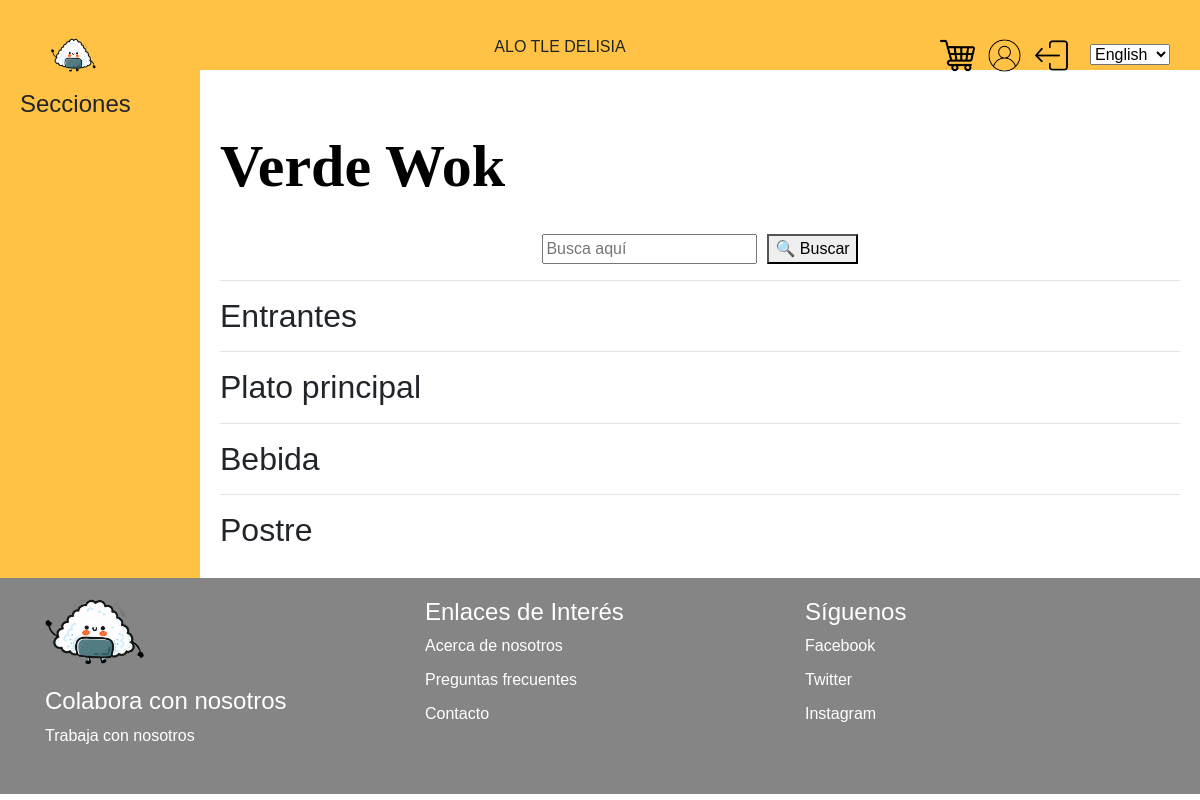
Before: /VerdeWok with the older database file.
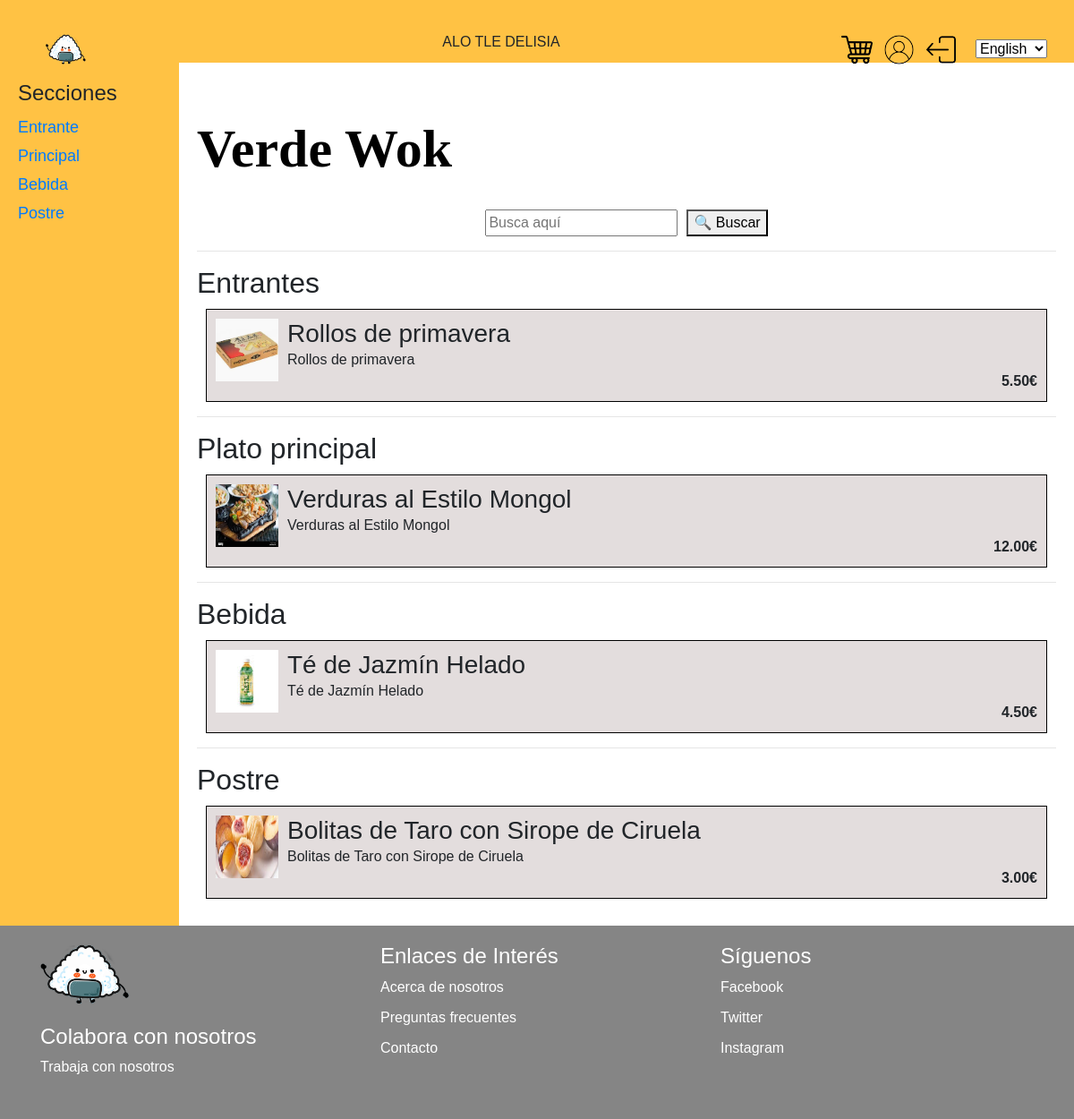
After: the same page with the newer database file.
### myapp/models.py (models this page shows)
class TipoProducto(models.Model):
    idTipoProducto = models.AutoField(primary_key=True)
    nombre = models.CharField(max_length=255)
    descripcion=models.TextField()
    idRestaurante = models.ForeignKey(Restaurante, on_delete=models.CASCADE)

class Producto(models.Model):
    idProducto = models.AutoField(primary_key=True)
    nombre = models.CharField(max_length=255)
    descripcionProducto = models.TextField()
    precio = models.DecimalField(max_digits=10, decimal_places=2)
    idTipoProducto = models.ForeignKey(TipoProducto, on_delete=models.CASCADE)
    idRestaurante = models.ForeignKey('Restaurante', on_delete=models.CASCADE)

### myapp/views.py (the view)
# urls.py: path('VerdeWok', verdeWok, name ='VerdeWok'),
def verdeWok (request):
    productosTipo1 = Producto.objects.filter(idRestaurante=3, idTipoProducto=37)
    productosTipo3 = Producto.objects.filter(idRestaurante=3, idTipoProducto=39)
    productosTipo4 = Producto.objects.filter(idRestaurante=3, idTipoProducto=40)
    productosTipo5 = Producto.objects.filter(idRestaurante=3, idTipoProducto=41)
    categorias=TipoProducto.objects.filter(idRestaurante=3)
    context = {
        'productosTipo1': productosTipo1,
        'productosTipo3': productosTipo3,
        'productosTipo4': productosTipo4,
        'productosTipo5': productosTipo5,
        'categorias': categorias
    }
    return render(request, 'myapp/verdeWok.html', context)

### myapp/templates/myapp/verdeWok.html
{% extends 'base.html' %}
{% block content %}
    {% load static %}
    <link rel="stylesheet" href="{% static 'css/stylePrincipal.css' %}">
    <link rel="stylesheet" href="{% static 'css/sushiDonosti.css' %}">
    <div class="wrapper">
        <aside class="lado">
            <h2>Secciones</h2>
            <ul>
                {% for categoria in categorias %}
                <li><a href=#{{categoria.nombre}}>{{categoria.nombre}}</a></li>
                {%endfor%}
            </ul>
        </aside>
        <div class="main">
            <div class="primerBloque">
                <h1>Verde Wok</h1>
                <br>
                <div class="buscador">
                    <input type="text" class="buscar" placeholder="Busca aquí">
                    <button class="search-button">&#128269; Buscar</button>
                </div>
            </div>
            <hr>
            <div class="productos">
                <div id="Entrante">
                <h2>Entrantes</h2>
                {% for producto in productosTipo1 %}
                    <div class="sushiBox">
                        <img src="{% static 'imagenes/' %}{{ producto.nombre|lower }}.png" alt="{{ producto.nombre }}" style="width: 70px; height: 70px;">
                        <div class="contenido-producto">
                            <h3>{{ producto.nombre }}</h3>
                            <p>{{ producto.descripcionProducto }}</p>
                            <p class="precio"><strong>{{ producto.precio }}€</strong></p>
                        </div>
                    </div>
                {% endfor %}
                </div>
                <hr>
                <div id="Principal">
                <h2>Plato principal</h2>
                {% for producto in productosTipo3 %}
                    <div class="sushiBox">
                        <img src="{% static 'imagenes/' %}{{ producto.nombre|lower }}.png" alt="{{ producto.nombre }}" style="width: 70px; height: 70px;">
                        <div class="contenido-producto">
                            <h3>{{ producto.nombre }}</h3>
                            <p>{{ producto.descripcionProducto }}</p>
                            <p class="precio"><strong>{{ producto.precio }}€</strong></p>
                        </div>
                    </div>
                {% endfor %}
                </div>
                <hr>
                <div id="Bebida">
                <h2>Bebida</h2>
                {% for producto in productosTipo4 %}
                    <div class="sushiBox">
                        <img src="{% static 'imagenes/' %}{{ producto.nombre|lower }}.png" alt="{{ producto.nombre }}" style="width: 70px; height: 70px;">
                        <div class="contenido-producto">
                            <h3>{{ producto.nombre }}</h3>
                            <p>{{ producto.descripcionProducto }}</p>
                            <p class="precio"><strong>{{ producto.precio }}€</strong></p>
                        </div>
                    </div>
                {% endfor %}
                </div>
                <hr>
                <div id="Postre">
                    <h2>Postre</h2>
                    {% for producto in productosTipo5 %}
                        <div class="sushiBox">
                            <img src="{% static 'imagenes/' %}{{ producto.nombre|lower }}.png" alt="{{ producto.nombre }}" style="width: 70px; height: 70px;">
                            <div class="contenido-producto">
                                <h3>{{ producto.nombre }}</h3>
                                <p>{{ producto.descripcionProducto }}</p>
                                <p class="precio"><strong>{{ producto.precio }}€</strong></p>
                            </div>
                        </div>
                    {% endfor %}
                    </div>
            </div>
        </div>
    </div>
{% endblock %}

Changed rows visible on the page:
now on this page (row edited): TipoProducto: nombre "Entrante"
now on this page (row edited): TipoProducto: nombre "Principal"
now on this page (row edited): TipoProducto: nombre "Bebida"
now on this page (row edited): TipoProducto: nombre "Postre"
now on this page (row edited): Producto: nombre "Rollos de primavera", descripcionProducto "Rollos de primavera", precio "5.50", shown under "Entrantes"
now on this page (row edited): Producto: nombre "Verduras al Estilo Mongol", descripcionProducto "Verduras al Estilo Mongol", precio "12.00", shown under "Plato principal"
now on this page (row edited): Producto: nombre "Té de Jazmín Helado", descripcionProducto "Té de Jazmín Helado", precio "4.50", shown under "Bebida"
now on this page (row edited): Producto: nombre "Bolitas de Taro con Sirope de Ciruela", descripcionProducto "Bolitas de Taro con Sirope de Ciruela", precio "3.00", shown under "Postre"
